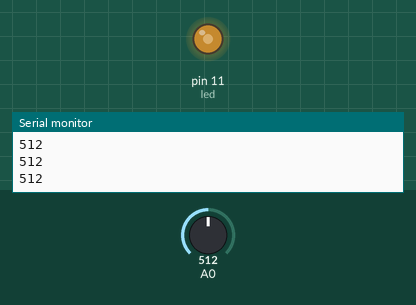
A sketch run on a simulated Arduino Uno, built with avr-gcc and run on an emulated ATmega328P. On the bench: output pins drawn as LEDs (lit = HIGH), the last lines printed to the serial monitor. The inputs (shaded band) are chosen by the test bench; at power-on: A0 = 512.

Above: at 1.2 s.
1.3 s: A0 set to 716
At 2.5 s:
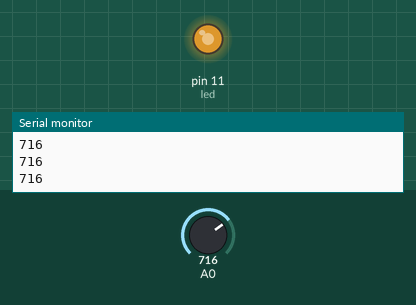
2.8 s: A0 set to 900
At 3.8 s:
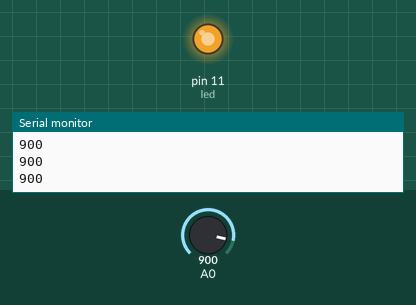
4.3 s: A0 set to 122
At 4.9 s:
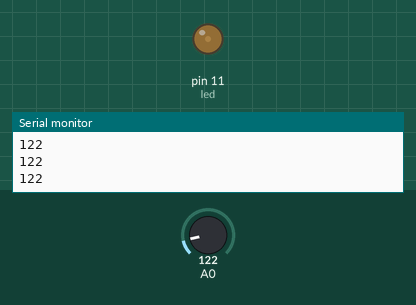
5.8 s: A0 set to 0
At 7.0 s:
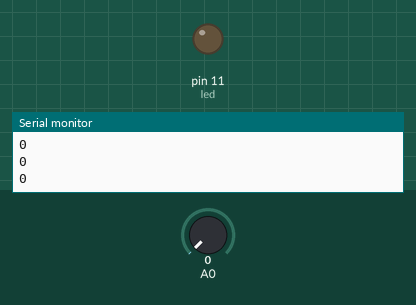
7.3 s: A0 set to 511
At 8.4 s:
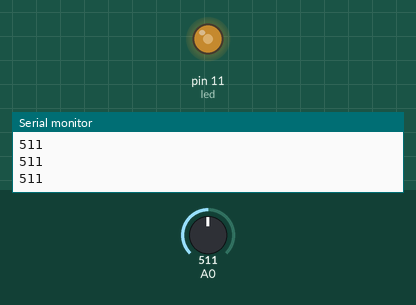
Timing chart, 0 to 9.8 s (numbered marks = the images above; inputs shaded):
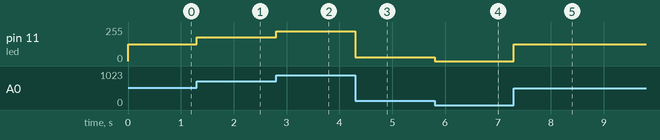

Measured:
- after the input at 1.3 s, pin 11 (led): 127/255 → 178/255 at once
- after the input at 2.8 s, pin 11 (led): 178/255 → 224/255 at once
- after the input at 4.3 s, pin 11 (led): 224/255 → 30/255 at once
- after the input at 5.8 s, pin 11 (led): 30/255 → 0/255 at once
- after the input at 7.3 s, pin 11 (led): 0/255 → 127/255 at once

The sketch:

leitura_capacitor_led.ino
```cpp
/*
 * POTENCIOMETRO E LED
 * -------------------
 *
 * AUTOR: EUZEBIO E LAURA
 * ----------------------
 *
 * 06/04/2019
 *
 */

unsigned int valorLido;
unsigned int pwd;
int led = 11;

void setup() {
  Serial.begin(9600);
  pinMode(led, OUTPUT);
}

void loop() {
  valorLido = analogRead(A0);
  pwd = map(valorLido, 0, 1023, 0, 255);
  analogWrite(led, pwd);
  Serial.println(valorLido);
  //delay(1000);
}
```
